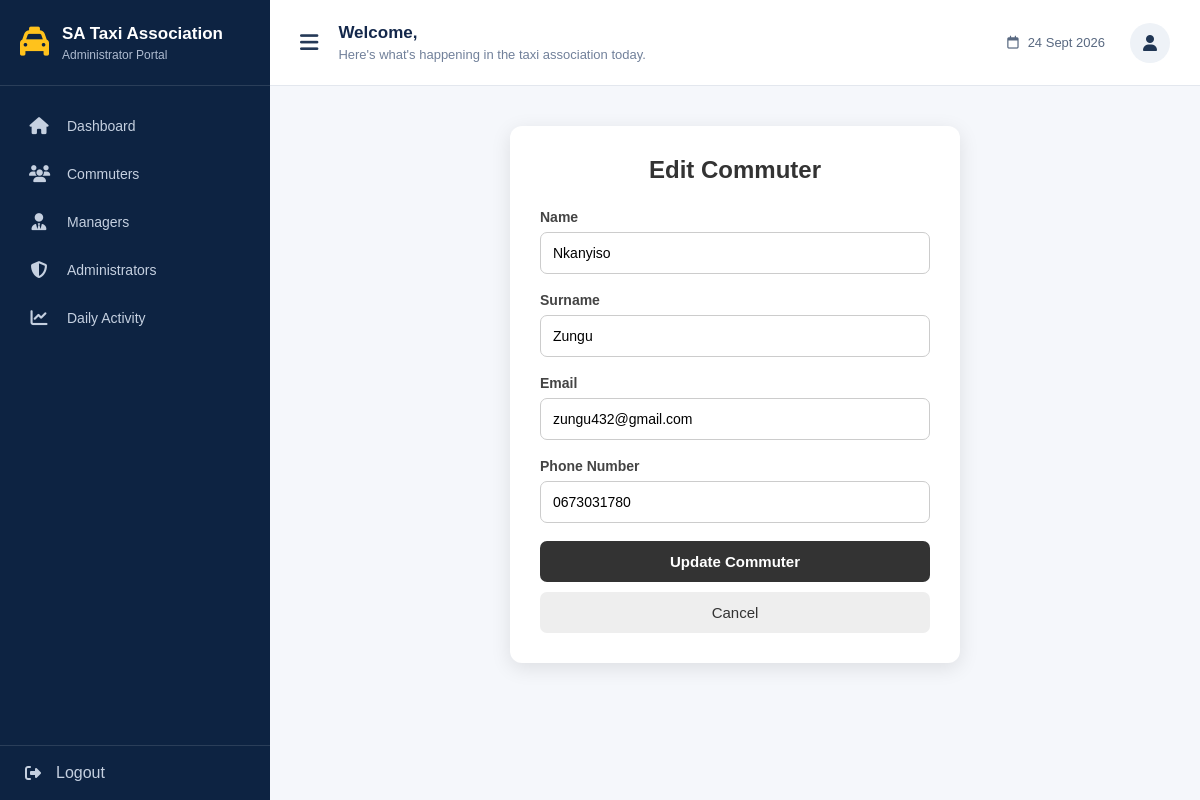
Page /edit-user/1 on the committed database.
### Model.py (models this page shows)
class Users(db.Model):
    id = db.Column(db.Integer, primary_key = True)
    name = db.Column(db.String(100), nullable= False)
    surname = db.Column(db.String(100), nullable= False)
    email = db.Column(db.String(100), nullable= False, unique=True)
    password = db.Column(db.String(100), nullable= False)
    phone_no = db.Column(db.String(100), nullable= False)
    status = db.Column(db.String(100), nullable= True)
    role = db.Column(db.String(100), default = "user")
    date_created = db.Column(db.DateTime, default=datetime.utcnow)

### main.py (the view, shortened to what this page needs)
@manager.route('/edit-user/<int:user_id>', methods=['GET', 'POST'])
def edit_user(user_id):
    user = Users.query.get_or_404(user_id)
    return render_template(
        'edit.html',
        user=user
    )

### templates/edit.html (shortened to what this page needs)
{% extends "5_AdminDashboard.html" %}
{% block body %}
<div class="edit-container">
<h2>Edit Commuter</h2>
<form action="{{ url_for('edit_user', user_id=user.id) }}"
      method="POST">
    <div class="form-group">
        <label for="name">Name</label>
        <input
            type="text"
            id="name"
            name="name"
            value="{{ user.name }}"
            required
        >
    </div>
    <div class="form-group">
        <label for="surname">Surname</label>
        <input
            type="text"
            id="surname"
            name="surname"
            value="{{ user.surname }}"
            required
        >
    </div>
    <div class="form-group">
        <label for="email">Email</label>
        <input
            type="email"
            id="email"
            name="email"
            value="{{ user.email }}"
            required
        >
    </div>
    <div class="form-group">
        <label for="phone_no">Phone Number</label>
        <input
            type="text"
            id="phone_no"
            name="phone_no"
            value="{{ user.phone_no }}"
            required
        >
    </div>
    <button type="submit" class="update-btn">
        Update Commuter
    </button>
    <a href="{{ url_for('commuters') }}" class="cancel-btn">
        Cancel
    </a>
</form>
</div>
{% endblock %}

### static/5_AdminDashboard.css (style rules this page uses)
* { margin: 0; padding: 0; box-sizing: border-box; }
body { font-family: Arial, Helvetica, sans-serif; background: #f5f7fb; color: #14284b; }
a { text-decoration: none; }

### templates/edit.html (style rules this page uses)
.edit-container { width: 450px; margin: 40px auto; padding: 30px; background: white; border-radius: 12px; box-shadow: 0 5px 20px rgba(0, 0, 0, 0.10); }
.edit-container h2 { text-align: center; margin-bottom: 25px; color: #333; }
.form-group { margin-bottom: 18px; }
.form-group label { display: block; margin-bottom: 7px; font-size: 14px; font-weight: 600; color: #444; }
.form-group input { width: 100%; box-sizing: border-box; padding: 12px; border: 1px solid #ccc; border-radius: 7px; font-size: 14px; outline: none; }
.update-btn { width: 100%; padding: 12px; border: none; border-radius: 7px; background: #333; color: white; font-size: 15px; font-weight: 600; cursor: pointer; }
.cancel-btn { display: block; width: 100%; box-sizing: border-box; margin-top: 10px; padding: 12px; text-align: center; text-decoration: none; border-radius: 7px; background: #eee; color: #333; font-size: 15px; }

### rows in the picture
Users: name "Nkanyiso", surname "Zungu", email "zungu432@gmail.com", phone_no "0673031780"
